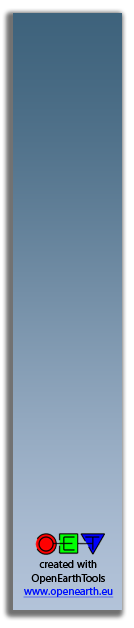
#> input picture Openearthtool/python/OpenEarthTools/openearthtools/plot/KML_colorbar_template_vertical.png, 134 x 628 px
$ python colormap_vaklodingen.py
#> lines starting #> are read from the running program, lines starting #| are printed output that depends on the picture
# -*- coding: utf-8 -*-
"""
Created on Fri Apr 26 16:18:33 2013

$Id: colormap_vaklodingen.py 9221 2013-09-14 19:37:16Z heijer $
$Date: 2013-09-14 12:37:16 -0700 (Sat, 14 Sep 2013) $
$Author: heijer $
$Revision: 9221 $
$HeadURL: https://svn.oss.deltares.nl/repos/openearthtools/trunk/python/OpenEarthTools/openearthtools/plot/colormap_vaklodingen.py $

@author: heijer
"""

import numpy as np
import matplotlib.pyplot as plt
import matplotlib as mpl
from matplotlib.colors import LinearSegmentedColormap

def vaklodingen_colormap():
    """
    create colormap
    """
    # colordict created based on https://svn.oss.deltares.nl/repos/openearthtools/trunk/matlab/general/color_fun/colormaps/cpt-deltares/bathymetry_vaklodingen.cpt
    cdict = {'red': ((0.0000, 0.0392, 0.0392),
            (0.3333, 0.2784, 0.2784),
            (0.4000, 0.3961, 0.3961),
            (0.5067, 0.3725, 0.4667),
            (0.5600, 0.4431, 0.5529),
            (0.6000, 0.5176, 0.6745),
            (0.6267, 0.6314, 0.7843),
            (0.6533, 0.7255, 0.8863),
            (0.6667, 0.8627, 0.9412),
            (0.6800, 0.9804, 0.8902),
            (0.7067, 0.8706, 0.6667),
            (0.7333, 0.7059, 0.6275),
            (0.7733, 0.6667, 0.5686),
            (0.8267, 0.5882, 0.5490),
            (0.9333, 0.5961, 0.6235),
            (1.0000, 0.6235, 0.6235)),
        'green': ((0.0000, 0.1020, 0.1020),
            (0.3333, 0.5843, 0.5843),
            (0.4000, 0.6510, 0.6510),
            (0.5067, 0.6392, 0.6902),
            (0.5600, 0.6784, 0.7608),
            (0.6000, 0.7216, 0.8627),
            (0.6267, 0.8235, 0.9216),
            (0.6533, 0.8902, 0.9569),
            (0.6667, 0.9490, 0.8627),
            (0.6800, 0.9647, 0.8431),
            (0.7067, 0.8314, 0.7843),
            (0.7333, 0.8039, 0.7059),
            (0.7733, 0.7647, 0.6667),
            (0.8267, 0.6863, 0.6667),
            (0.9333, 0.6824, 0.7059),
            (1.0000, 0.7059, 0.7059)),
        'blue': ((0.0000, 0.2588, 0.2588),
            (0.3333, 0.8353, 0.8353),
            (0.4000, 0.8627, 0.8627),
            (0.5067, 0.8588, 0.8784),
            (0.5600, 0.8745, 0.9176),
            (0.6000, 0.8902, 0.9843),
            (0.6267, 0.9686, 1.0000),
            (0.6533, 1.0000, 0.9961),
            (0.6667, 0.9961, 0.7059),
            (0.6800, 0.8431, 0.6275),
            (0.7067, 0.6078, 0.4039),
            (0.7333, 0.4275, 0.3922),
            (0.7733, 0.4118, 0.4118),
            (0.8267, 0.3647, 0.4706),
            (0.9333, 0.4863, 0.6275),
            (1.0000, 0.6275, 0.6275))}

    vaklodingen = LinearSegmentedColormap('vaklodingen', cdict)

    return vaklodingen

def colorbar(vmin=-50, vmax=25, cmap=vaklodingen_colormap(), label='Altitude [m]', colobartemplate = 'KML_colorbar_template_vertical.png'):
    """
    create colorbar on provided background
    """
#> called with vmin = -50, vmax = 25, label = 'Altitude [m]', colobartemplate = 'KML_colorbar_template_vertical.png'
    # read background image
    im = plt.imread(colobartemplate)
#> im is the input picture: shape (628, 134, 4) float32; mean R, G, B, A 0.443, 0.522, 0.594, 0.812
    # derive figsize based on background image aspect ratio
    figsize = tuple(np.asarray(im.shape[-2::-1]) / float(im.shape[0]) * 6)
#> figsize = (1.28, 6)
    # create figure
    fig = plt.figure(figsize=figsize)

    norm = mpl.colors.Normalize(vmin=vmin, vmax=vmax, clip=False)

    # plot background image
    axbg = fig.add_axes([0., 0., 1., 1.],
                        frameon=False,
                        xticks=[],
                        yticks=[])
    axbg.imshow(im)
    fontsize = 11
    # plot colorbar
    ax = fig.add_axes([0.4, 0.2, 0.2, 0.72])
    cb = mpl.colorbar.ColorbarBase(ax, cmap=cmap,
                                       norm=norm,
                                       orientation='vertical')
    cb.set_label(label, color='w', labelpad=-70, fontsize=fontsize)
    # format ticklabels
    cbytick_obj = plt.getp(cb.ax.axes, 'yticklabels')
    plt.setp(cbytick_obj, color='w', fontsize=fontsize)

    return fig

if  __name__ == '__main__':
    fig = colorbar()
    # save result
    fig.savefig('colorbar_ver_lft.png', format='png', transparent=True, facecolor='none')
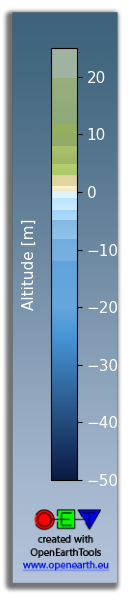
#> figure drawn by matplotlib, 2 panels
    plt.close()
